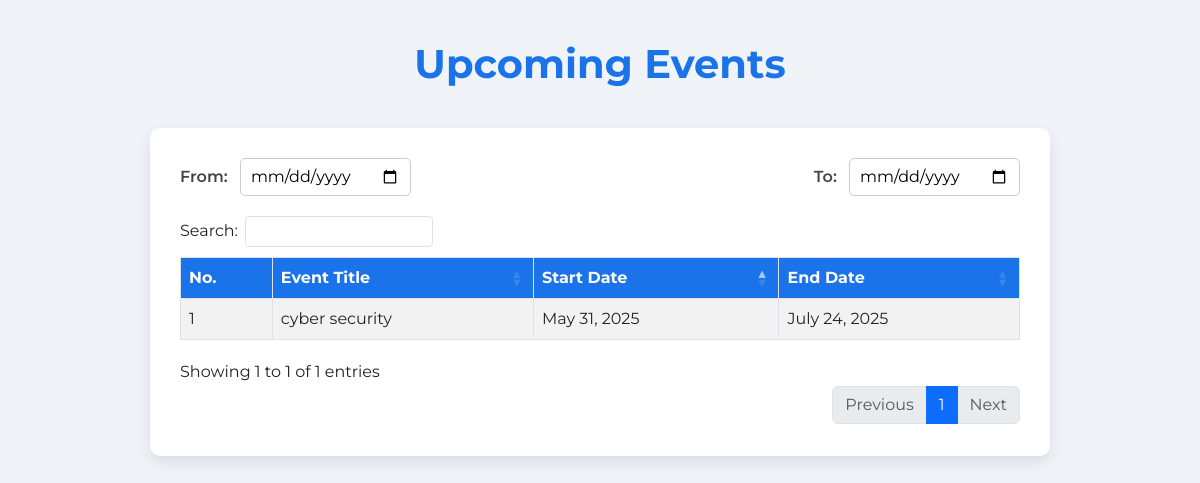
Screenshot of /upcoming/ with the database file from the repository.
### event_app/models.py (models this page shows, shortened)
class Event_management(models.Model):
    CAMPUS_CHOICES = [
        ('Nyarugenge Campus', 'Nyarugenge Campus: College of Science and Technology (CST)'),
        ('Gikondo Campus', 'Gikondo Campus: College of Business and Economics (CBE)'),
        ('Remera Campus', 'Remera Campus: College of Medicine and Health Sciences (CMHS)'),
        ('Huye Campus', 'Huye Campus'),
        ('Busogo Campus', 'Busogo Campus: College of Agriculture, Animal Sciences and Veterinary Medicine (CAVM)'),
        ('Nyagatare Campus', 'Nyagatare Campus'),
        ('Rukara Campus', 'Rukara Campus: College of Education (CE)'),
        ('Rusizi Campus', 'Rusizi Campus'),
        ('Rwamagana Campus', 'Rwamagana Campus'),
        ('Rubirizi Campus', 'Rubirizi Campus'),
        ('Nyamishaba Campus', 'Nyamishaba Campus'),
        ('Kicukiro Campus', 'Kicukiro Campus'),
        ('Kavumu Campus', 'Kavumu Campus'),
        ('Tumba Campus', 'Tumba Campus'),
    ]
    title = models.CharField(max_length=100)
    description = models.TextField()
    start_date = models.DateField()
    end_date = models.DateField()
    location = models.CharField(
        max_length=100,
        choices=CAMPUS_CHOICES,
        default='Nyarugenge Campus',
        verbose_name="Event Location (Campus)"
    )
    category = models.ForeignKey(Category, on_delete=models.CASCADE)
    is_free = models.BooleanField(default=True)
    price = models.DecimalField(max_digits=8, decimal_places=2, default=0.00)
    image = models.ImageField(upload_to='events/', blank=True, null=True)
    available_tickets = models.PositiveIntegerField(default=0)

### event_app/views.py (the view)
# urls.py: path('upcoming/', views.upcoming, name='upcoming'),
def upcoming(request):
    current_date = timezone.now().date()
    upcoming = Event_management.objects.filter(start_date__gte=current_date)
    return render(request, 'upcoming.html', {'upcoming': upcoming})

### event_app/templates/upcoming.html (shortened to what this page needs)
<!DOCTYPE html>
<html lang="en">
<head>
  <link href="https://cdn.jsdelivr.net/npm/bootstrap@5.3.0/dist/css/bootstrap.min.css" rel="stylesheet" />
  <link href="https://cdn.datatables.net/1.13.4/css/dataTables.bootstrap5.min.css" rel="stylesheet" />
  <link href="https://cdn.datatables.net/buttons/2.3.6/css/buttons.bootstrap5.min.css" rel="stylesheet" />
</head>
<body>
  <h1>Upcoming Events</h1>
  <div class="table-container">
    <div class="filters-row">
      <div>
        <label for="minDate">From:</label>
        <input type="date" id="minDate" name="minDate" />
      </div>
      <div>
        <label for="maxDate">To:</label>
        <input type="date" id="maxDate" name="maxDate" />
      </div>
    </div>
    <table id="eventsTable" class="table table-striped table-bordered nowrap" style="width:100%">
      <thead>
        <tr>
          <th>No.</th>
          <th>Event Title</th>
          <th>Start Date</th>
          <th>End Date</th>
        </tr>
      </thead>
      <tbody>
        {% for event in upcoming %}
        <tr>
          <td></td>
          <td>{{ event.title }}</td>
          <td>{{ event.start_date }}</td>
          <td>{{ event.end_date }}</td>
        </tr>
        {% endfor %}
      </tbody>
    </table>
  </div>
</body>
</html>

### event_app/templates/upcoming.html (style rules this page uses)
body { font-family: 'Montserrat', sans-serif; background-color: #f0f4f8; padding: 40px 20px; color: #222; }
h1 { text-align: center; margin-bottom: 40px; font-weight: 700; color: #1a73e8; }
.table-container { max-width: 900px; margin: 0 auto; background: white; padding: 30px; border-radius: 10px; box-shadow: 0 6px 15px rgb(0 0 0 / 0.1); }
.filters-row { display: flex; justify-content: space-between; flex-wrap: wrap; margin-bottom: 20px; gap: 15px; align-items: center; }
.filters-row label { font-weight: 600; margin-right: 8px; color: #444; }
.filters-row input[type="date"] { padding: 6px 10px; border: 1px solid #ccc; border-radius: 5px; }
table.dataTable thead th { background-color: #1a73e8 !important; color: white !important; font-weight: 700; }

### rows the page displays
Event_management: title "cyber security", start_date "May 31, 2025", end_date "July 24, 2025"
